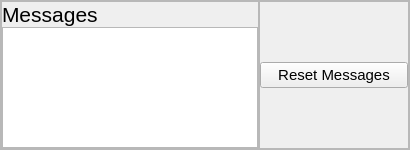
           <widget class="QFrame" name="notifications">
            <property name="minimumSize">
             <size>
              <width>0</width>
              <height>100</height>
             </size>
            </property>
            <property name="maximumSize">
             <size>
              <width>16777215</width>
              <height>150</height>
             </size>
            </property>
            <property name="frameShape">
             <enum>QFrame::StyledPanel</enum>
            </property>
            <property name="frameShadow">
             <enum>QFrame::Raised</enum>
            </property>
            <layout class="QHBoxLayout" name="horizontalLayout_2">
             <property name="spacing">
              <number>0</number>
             </property>
             <property name="leftMargin">
              <number>0</number>
             </property>
             <property name="topMargin">
              <number>0</number>
             </property>
             <property name="rightMargin">
              <number>0</number>
             </property>
             <property name="bottomMargin">
              <number>0</number>
             </property>
             <item>
              <widget class="QFrame" name="messageArea">
               <property name="frameShape">
                <enum>QFrame::StyledPanel</enum>
               </property>
               <property name="frameShadow">
                <enum>QFrame::Raised</enum>
               </property>
               <layout class="QVBoxLayout" name="verticalLayout_7">
                <property name="spacing">
                 <number>0</number>
                </property>
                <property name="leftMargin">
                 <number>0</number>
                </property>
                <property name="topMargin">
                 <number>0</number>
                </property>
                <property name="rightMargin">
                 <number>0</number>
                </property>
                <property name="bottomMargin">
                 <number>0</number>
                </property>
                <item>
                 <widget class="QLabel" name="messageAreaLabel">
                  <property name="font">
                   <font>
                    <pointsize>16</pointsize>
                   </font>
                  </property>
                  <property name="text">
                   <string>Messages</string>
                  </property>
                 </widget>
                </item>
                <item>
                 <widget class="QTextEdit" name="messageAreaText">
                  <property name="font">
                   <font>
                    <pointsize>9</pointsize>
                   </font>
                  </property>
                 </widget>
                </item>
               </layout>
              </widget>
             </item>
             <item>
              <widget class="QFrame" name="msgClear">
               <property name="minimumSize">
                <size>
                 <width>150</width>
                 <height>0</height>
                </size>
               </property>
               <property name="maximumSize">
                <size>
                 <width>150</width>
                 <height>16777215</height>
                </size>
               </property>
               <property name="font">
                <font>
                 <pointsize>1</pointsize>
                </font>
               </property>
               <property name="frameShape">
                <enum>QFrame::StyledPanel</enum>
               </property>
               <property name="frameShadow">
                <enum>QFrame::Raised</enum>
               </property>
               <layout class="QVBoxLayout" name="verticalLayout_5">
                <property name="spacing">
                 <number>0</number>
                </property>
                <property name="leftMargin">
                 <number>0</number>
                </property>
                <property name="topMargin">
                 <number>0</number>
                </property>
                <property name="rightMargin">
                 <number>0</number>
                </property>
                <property name="bottomMargin">
                 <number>0</number>
                </property>
                <item>
                 <widget class="QPushButton" name="messageAreaClearButton">
                  <property name="font">
                   <font>
                    <pointsize>11</pointsize>
                   </font>
                  </property>
                  <property name="text">
                   <string>Reset Messages</string>
                  </property>
                 </widget>
                </item>
               </layout>
              </widget>
             </item>
            </layout>
           </widget>
